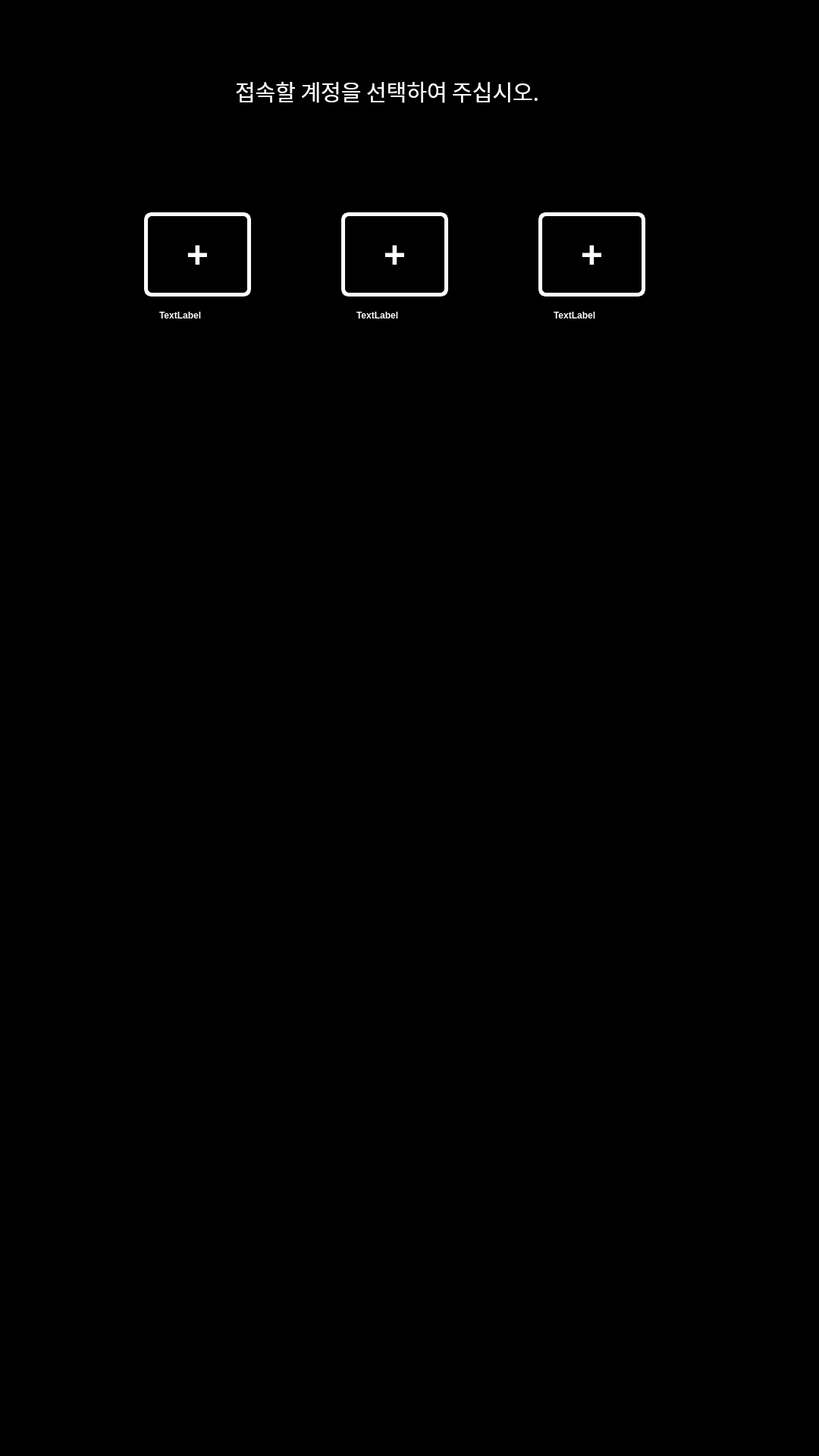
<?xml version="1.0" encoding="UTF-8"?>
<ui version="4.0">
 <class>SecDialog</class>
 <widget class="QDialog" name="SecDialog">
  <property name="geometry">
   <rect>
    <x>0</x>
    <y>0</y>
    <width>1080</width>
    <height>1920</height>
   </rect>
  </property>
  <property name="palette">
   <palette>
    <active>
     <colorrole role="Base">
      <brush brushstyle="SolidPattern">
       <color alpha="255">
        <red>255</red>
        <green>255</green>
        <blue>255</blue>
       </color>
      </brush>
     </colorrole>
     <colorrole role="Window">
      <brush brushstyle="SolidPattern">
       <color alpha="255">
        <red>0</red>
        <green>0</green>
        <blue>0</blue>
       </color>
      </brush>
     </colorrole>
    </active>
    <inactive>
     <colorrole role="Base">
      <brush brushstyle="SolidPattern">
       <color alpha="255">
        <red>255</red>
        <green>255</green>
        <blue>255</blue>
       </color>
      </brush>
     </colorrole>
     <colorrole role="Window">
      <brush brushstyle="SolidPattern">
       <color alpha="255">
        <red>0</red>
        <green>0</green>
        <blue>0</blue>
       </color>
      </brush>
     </colorrole>
    </inactive>
    <disabled>
     <colorrole role="Base">
      <brush brushstyle="SolidPattern">
       <color alpha="255">
        <red>0</red>
        <green>0</green>
        <blue>0</blue>
       </color>
      </brush>
     </colorrole>
     <colorrole role="Window">
      <brush brushstyle="SolidPattern">
       <color alpha="255">
        <red>0</red>
        <green>0</green>
        <blue>0</blue>
       </color>
      </brush>
     </colorrole>
    </disabled>
   </palette>
  </property>
  <property name="windowTitle">
   <string>Dialog</string>
  </property>
  <widget class="QWidget" name="page1" native="true">
   <property name="geometry">
    <rect>
     <x>0</x>
     <y>0</y>
     <width>1080</width>
     <height>1920</height>
    </rect>
   </property>
   <widget class="QPushButton" name="pushButton">
    <property name="geometry">
     <rect>
      <x>190</x>
      <y>280</y>
      <width>141</width>
      <height>111</height>
     </rect>
    </property>
    <property name="styleSheet">
     <string notr="true">color: white;
background-color: black;
border: 5px solid white;
font-size: 50px;
font-weight: bold;
border-radius: 10px;
</string>
    </property>
    <property name="text">
     <string>+</string>
    </property>
   </widget>
   <widget class="QPushButton" name="pushButton_2">
    <property name="geometry">
     <rect>
      <x>450</x>
      <y>280</y>
      <width>141</width>
      <height>111</height>
     </rect>
    </property>
    <property name="styleSheet">
     <string notr="true">color: white;
background-color: black;
border: 5px solid white;
font-size: 50px;
font-weight: bold;
border-radius: 10px;
</string>
    </property>
    <property name="text">
     <string>+</string>
    </property>
   </widget>
   <widget class="QPushButton" name="pushButton_3">
    <property name="geometry">
     <rect>
      <x>710</x>
      <y>280</y>
      <width>141</width>
      <height>111</height>
     </rect>
    </property>
    <property name="styleSheet">
     <string notr="true">color: white;
background-color: black;
border: 5px solid white;
font-size: 50px;
font-weight: bold;
border-radius: 10px;
</string>
    </property>
    <property name="text">
     <string>+</string>
    </property>
   </widget>
   <widget class="QLabel" name="label">
    <property name="geometry">
     <rect>
      <x>310</x>
      <y>90</y>
      <width>461</width>
      <height>61</height>
     </rect>
    </property>
    <property name="palette">
     <palette>
      <active>
       <colorrole role="WindowText">
        <brush brushstyle="SolidPattern">
         <color alpha="255">
          <red>255</red>
          <green>255</green>
          <blue>255</blue>
         </color>
        </brush>
       </colorrole>
      </active>
      <inactive>
       <colorrole role="WindowText">
        <brush brushstyle="SolidPattern">
         <color alpha="255">
          <red>255</red>
          <green>255</green>
          <blue>255</blue>
         </color>
        </brush>
       </colorrole>
      </inactive>
      <disabled>
       <colorrole role="WindowText">
        <brush brushstyle="SolidPattern">
         <color alpha="255">
          <red>120</red>
          <green>120</green>
          <blue>120</blue>
         </color>
        </brush>
       </colorrole>
      </disabled>
     </palette>
    </property>
    <property name="font">
     <font>
      <family>Agency FB</family>
      <pointsize>22</pointsize>
     </font>
    </property>
    <property name="text">
     <string>접속할 계정을 선택하여 주십시오.</string>
    </property>
   </widget>
   <widget class="QLabel" name="label_2">
    <property name="geometry">
     <rect>
      <x>210</x>
      <y>400</y>
      <width>101</width>
      <height>31</height>
     </rect>
    </property>
    <property name="styleSheet">
     <string notr="true">color: white;
background-color: black;
font-weight: bold;
</string>
    </property>
    <property name="text">
     <string>TextLabel</string>
    </property>
   </widget>
   <widget class="QLabel" name="label_3">
    <property name="geometry">
     <rect>
      <x>470</x>
      <y>400</y>
      <width>101</width>
      <height>31</height>
     </rect>
    </property>
    <property name="styleSheet">
     <string notr="true">color: white;
background-color: black;
font-weight: bold;
</string>
    </property>
    <property name="text">
     <string>TextLabel</string>
    </property>
   </widget>
   <widget class="QLabel" name="label_4">
    <property name="geometry">
     <rect>
      <x>730</x>
      <y>400</y>
      <width>101</width>
      <height>31</height>
     </rect>
    </property>
    <property name="styleSheet">
     <string notr="true">color: white;
background-color: black;
font-weight: bold;
</string>
    </property>
    <property name="text">
     <string>TextLabel</string>
    </property>
   </widget>
  </widget>
  <widget class="QWidget" name="page2" native="true">
   <property name="geometry">
    <rect>
     <x>1080</x>
     <y>0</y>
     <width>1080</width>
     <height>1920</height>
    </rect>
   </property>
   <widget class="QLabel" name="pwd">
    <property name="geometry">
     <rect>
      <x>270</x>
      <y>250</y>
      <width>531</width>
      <height>141</height>
     </rect>
    </property>
    <property name="styleSheet">
     <string notr="true">color: white;
background-color: black;
border: 5px solid white;
font-size: 50px;
font-weight: bold;
</string>
    </property>
    <property name="text">
     <string>gdgdgdgd</string>
    </property>
   </widget>
  </widget>
 </widget>
 <resources/>
 <connections/>
</ui>
